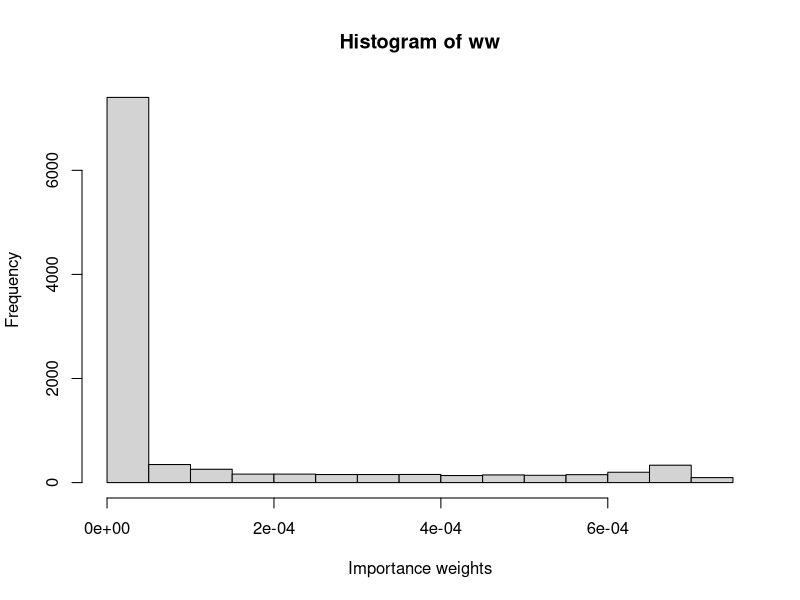
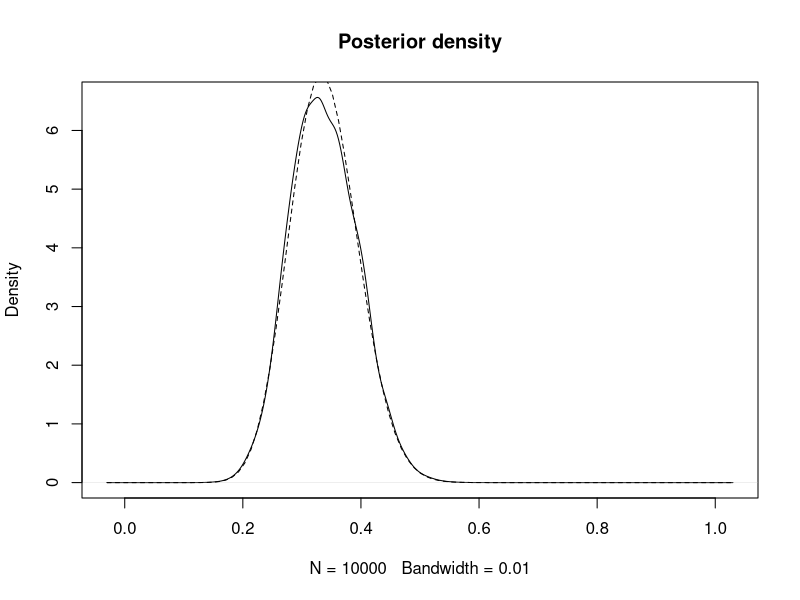
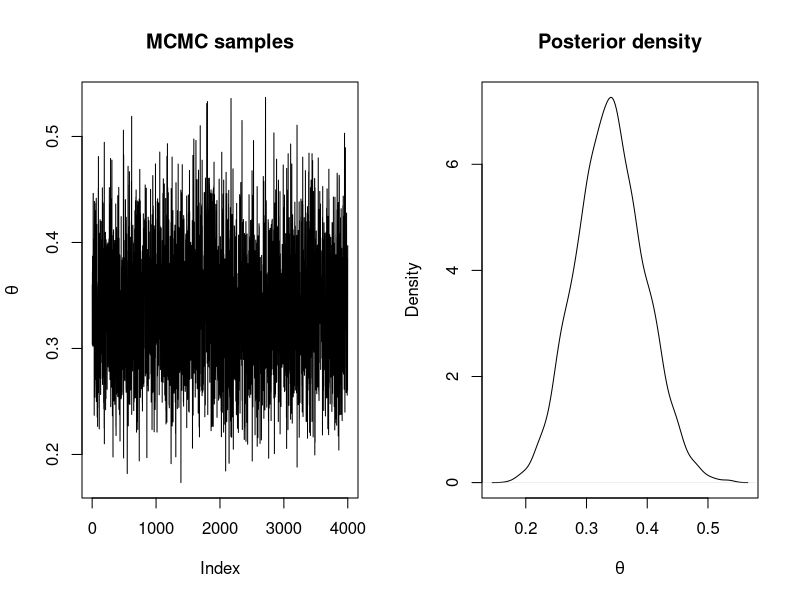
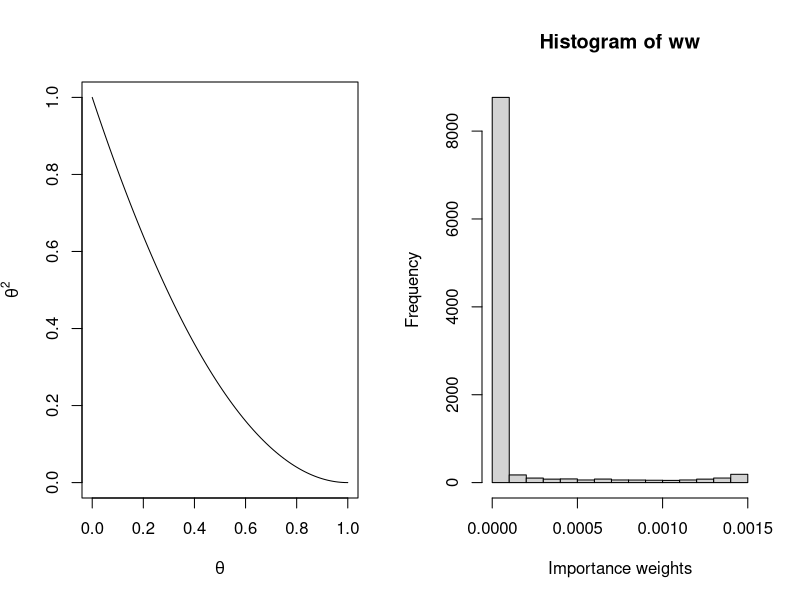
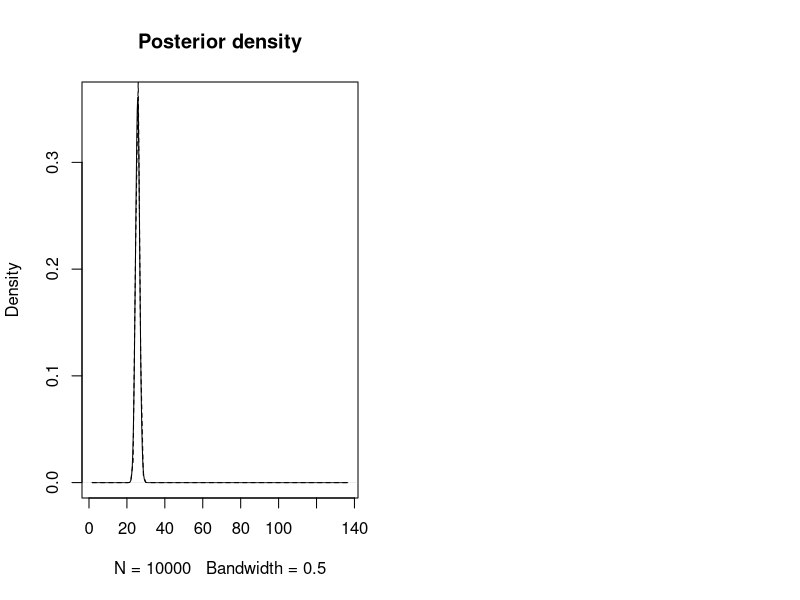
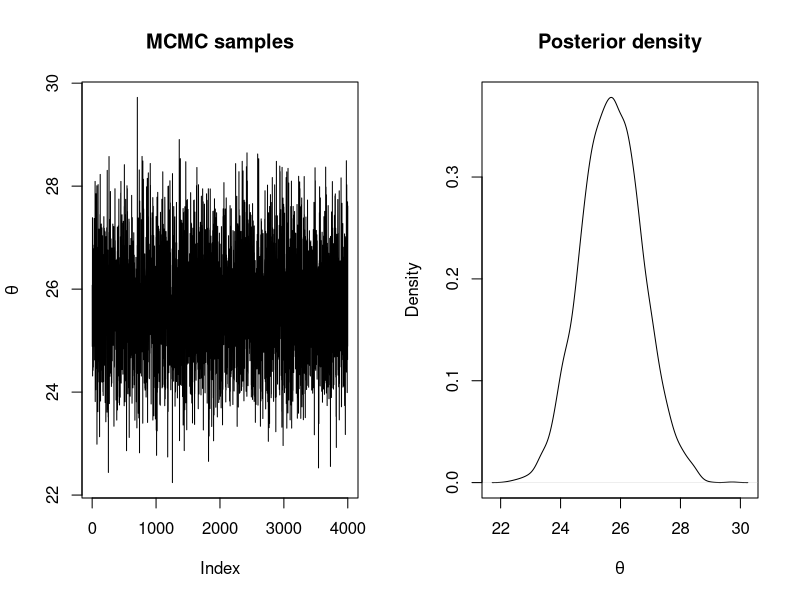
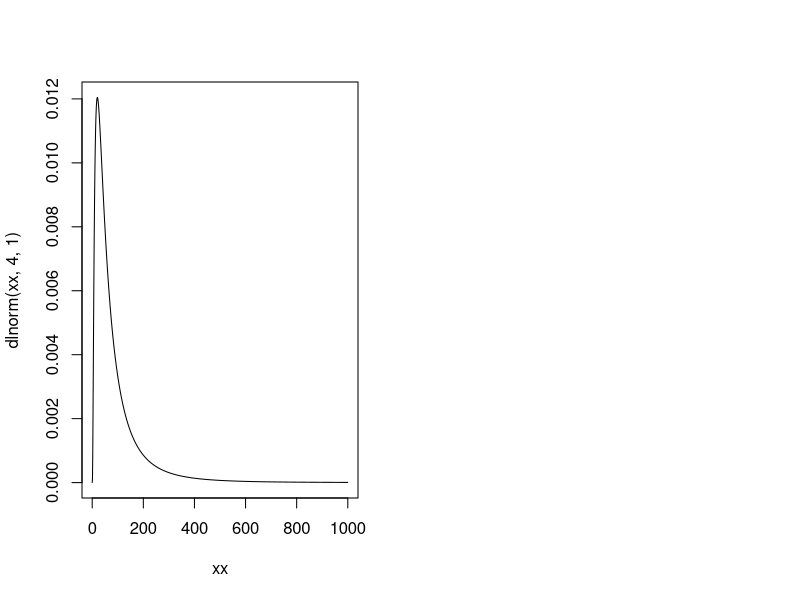

Write the R code that produced these figures, in order.
## ---- chunk 1
data <- data.frame(MMs = c(20, 22, 24), red = c(5, 8, 9))
## ---- chunk 2
n_simulations <- 10000
set.seed(12)
theta_sim <- runif(n_simulations)
## ---- chunk 3
# Log-Likelihood (for each value of theta_sim)
loglik_binom <- sapply(theta_sim, function(THETA) {
  sum(dbinom(data$red, data$MMs, THETA, log = TRUE))
})

# Log-weights: log-lik + log-prior - log-sampling_ditr
log_ww <- loglik_binom + dbeta(theta_sim, 1, 1, log = TRUE) - log(1)

# Re-scale weights to sum up to one
log_ww <- log_ww - max(log_ww)
ww <- exp(log_ww)
ww <- ww / sum(ww)

## ---- chunk 4
hist(ww, xlab = "Importance weights")
## ---- chunk 5
# Posterior mean
post_mean <- sum(theta_sim * ww)
post_mean 

# Posterior variance
post_var <- sum(theta_sim^2 * ww)- post_mean^2
post_var
## ---- chunk 6
plot(density(theta_sim, weights = ww, bw = 0.01), main = "Posterior density")
curve(dbeta(x, sum(data$red) + 1, sum(data$MMs) -sum(data$red) + 1), lty = 2, add = TRUE)
## ---- chunk 7
#Proposal distribution: sampling
rq <- function() {
  runif(1)
}

#Proposal distribution: log-density
logdq <- function(x) {
  dunif(x, log = TRUE)
}

#Prior distribution: Beta(1, 1)
logprior <- function(theta) {
  dbeta(theta, 1, 1, log = TRUE)
}

#Log-Likelihood
loglik <- function(y, theta, N) {
   res <- sum(dbinom(y, N, theta, log = TRUE)) 
}
## ---- chunk 8
#Number of iterations
n.iter <- 40500

#Simulations of the parameter
theta <- rep(NA, n.iter)

#Initial value
theta[1] <- 0.5

#Data
y <- data$red
N <- data$MMs

for(i in 2:n.iter) {
  new.theta <- rq()

  #Log-Accepance probability
  logacc.prob <- loglik(y, new.theta, N) + logprior(new.theta) + logdq(theta[i - 1])
  logacc.prob <- logacc.prob - loglik(y, theta[i - 1], N) - logprior(theta[i - 1]) - 
    logdq(new.theta)
  logacc.prob <- min(0, logacc.prob)#0 = log(1)

  if(log(runif(1)) < logacc.prob) {
    #Accept
    theta[i] <- new.theta
  } else {
    #Reject
    theta[i] <- theta[i - 1]
  }
}
## ---- chunk 9
#Remove burn-in
theta <- theta[-c(1:500)]

#Thinning
theta <- theta[seq(1, length(theta), by = 10)]

#Summary statistics
summary(theta)

par(mfrow = c(1, 2))
plot(theta, type = "l", main = "MCMC samples", ylab = expression(theta))
plot(density(theta), main = "Posterior density", xlab = expression(theta))
## ---- chunk 10
xx <- seq(0, 1, by = 0.01)
plot(xx, (1 - xx)^2, type = "l", xlab = expression(theta),
  ylab = expression(theta^2))
## ---- chunk 11
data <- data.frame(Us = c(25, 29, 27, 27, 25, 27, 22, 26, 27, 29, 23, 28, 25,
  24, 22, 25, 23, 29, 23, 28, 21, 29, 28, 23, 28))
y <- data$Us
## ---- chunk 12
n_simulations <- 10000
set.seed(1)
theta_sim <- rlnorm(n_simulations, 3, 0.5)
## ---- chunk 13
# Log-Likelihood (for each value of theta_sim)
loglik_pois <- sapply(theta_sim, function(THETA) {
  sum(dpois(data$Us, THETA, log = TRUE))
})

# Log-weights: log-lik + log-prior - log-sampling_ditr
log_ww <- loglik_pois + dgamma(theta_sim, 0.01, 0.01, log = TRUE) - dlnorm(theta_sim, 3, 0.5)

# Re-scale weights to sum up to one
log_ww <- log_ww - max(log_ww)
ww <- exp(log_ww)
ww <- ww / sum(ww)

## ---- chunk 14
hist(ww, xlab = "Importance weights")
## ---- chunk 15
# Posterior mean
post_mean <- sum(theta_sim * ww)
post_mean

# Posterior variance
post_var <- sum(theta_sim^2 * ww)- post_mean^2
post_var
## ---- chunk 16
plot(density(theta_sim, weights = ww, bw = 0.5) , main = "Posterior density")
curve(dgamma(x, sum(data$Us) + 0.01, length(data$Us) + 0.01), lty = 2, add = TRUE)
## ---- chunk 17
#Proposal distribution: sampling
rq <- function(theta) {
  rlnorm(1, meanlog = log(theta), sdlog = sqrt(1 / 100))
}

#Proposal distribution: log-density
logdq <- function(new.theta, theta) {
  dlnorm(new.theta, meanlog = log(theta), sdlog = sqrt(1 / 100), log = TRUE)
}

#Prior distribution: Gamma(0.01, 0.01)
logprior <- function(theta) {
  dgamma(theta, 0.01, 0.01, log = TRUE)
}

#LogLikelihood
loglik <- function(y, theta) {
   res <- sum(dpois(y, theta, log = TRUE)) 
}
## ---- chunk 18
#Number of iterations
n.iter <- 40500

#Simulations of the parameter
theta <- rep(NA, n.iter)

#Initial value
theta[1] <- 30

for(i in 2:n.iter) {
  new.theta <- rq(theta[i - 1])
  
  #Log-Accepance probability
  logacc.prob <- loglik(y, new.theta) + logprior(new.theta) +
    logdq(theta[i - 1], new.theta)
  logacc.prob <- logacc.prob - loglik(y, theta[i - 1]) - logprior(theta[i - 1]) - 
    logdq(new.theta, theta[i - 1])
  logacc.prob <- min(0, logacc.prob)#0 = log(1)
  
  if(log(runif(1)) < logacc.prob) {
    #Accept
    theta[i] <- new.theta
  } else {
    #Reject
    theta[i] <- theta[i - 1]
  }
}
## ---- chunk 19
#Remove burn-in
theta <- theta[-c(1:500)]

#Thinning
theta <- theta[seq(1, length(theta), by = 10)]

#Summary statistics
summary(theta)

par(mfrow = c(1, 2))
plot(theta, type = "l", main = "MCMC samples", ylab = expression(theta))
plot(density(theta), main = "Posterior density", xlab = expression(theta))
## ---- chunk 20
xx <- seq(0, 1000, by = 1)
plot(xx, dlnorm(xx, 4, 1), type = "l")
